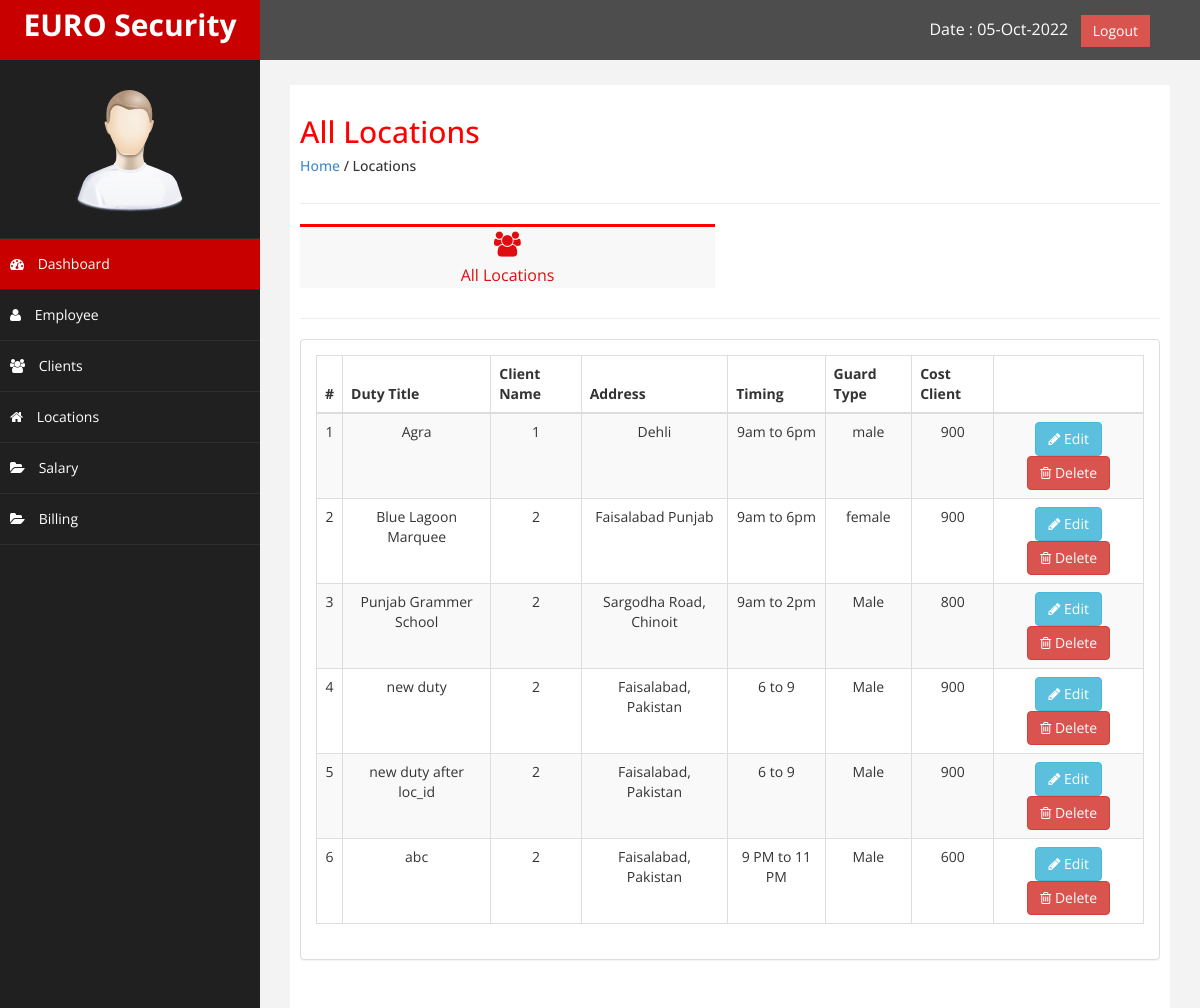
Page /locations.php (signed in) on the committed database.
### tables this page shows
CREATE TABLE `locations` (
  `loc_id` int(55) NOT NULL,
  `duty_title` varchar(255) NOT NULL,
  `client_id` int(55) NOT NULL,
  `duty_address` varchar(255) NOT NULL,
  `duty_timing` varchar(20) NOT NULL,
  `guard_type` varchar(20) NOT NULL,
  `cost_client` varchar(20) NOT NULL,
  `date_added` date NOT NULL
);

### locations.php (the view, shortened to what this page needs)
<?php
include('config.php');
include ('header.php');
include('sidebar.php');
?>
<div id="page-wrapper" >
	<div id="page-inner">
		<div class="row">
			<div class="col-md-12">
				<h2>All Locations</h2>
				<h5><a href="dashboard.php">Home</a> / Locations</h5>
			</div>
		</div>
		<hr />
		<div class="row">
			<div class="col-md-6 col-sm-6 col-xs-6">
				<a href="#" class="employee_button">
				<div class=" noti-box" style="text-align: center;">
						<i class="fa fa-users" style="font-size: 25px; padding-top: 5px;"></i>
						<p>All Locations</p>
				</div>
				</a>
			</div>
             <div class="col-md-6 col-sm-6 col-xs-6">
			</div>
		</div>
		<hr />
                <div class="row" >
                    <div class="col-md-12 col-sm-12 col-xs-12">
                    <div class="panel panel-default">
                        <div class="panel-body">
                            <div class="table-responsive">
                                <table class="table table-striped table-bordered table-hover text-center">
									<?php
	$page_rows = 10;
	$pagenum = 1;
	$limit = 'LIMIT ' .($pagenum - 1) * $page_rows .',' .$page_rows;
	$nquery=mysqli_query($connect,"SELECT * FROM `locations`  $limit");
$n = 0;
?>
                                    <thead>
                                        <tr class="text-center">
                                            <th>#</th>
                                            <th>Duty Title</th>
                                            <th>Client Name</th>
											 <th>Address</th>
											 <th>Timing</th>
											 <th>Guard Type</th>
											 <th>Cost Client</th>
											 <th> </th>
                                        </tr>
                                    </thead>
                                    <tbody>
										<?php
                                    while($crow = mysqli_fetch_array($nquery)){
										$n++;
                                    ?>
                                        <tr>
                                            <td><?php echo $n; ?></td>
                                            <td><?php echo $crow['duty_title']; ?></td>
                                            <td><?php echo $crow['client_id']; ?> </td>
											<td><?php echo $crow['duty_address']; ?></td>
                                            <td><?php echo $crow['duty_timing']; ?></td>
                                            <td><?php echo $crow['guard_type']; ?> </td>
											<td><?php echo $crow['cost_client']; ?> </td>
                                            <td><a href="location-details.php?loc_id=<?php echo $crow['loc_id'];?> & client_id=<?php echo $crow['client_id'];?>">
												<button class="btn btn-info"><i class="fa fa-pencil"></i> Edit</button>
												</a>
												<button class="btn btn-danger"><i class="fa fa-trash-o"></i> Delete</button>
                                        </tr>
                                      <?php
                                    }
                                ?>
                                    </tbody>
                                </table>
                            </div>
                        </div>
                    </div>
                    </div>
                </div>
    </div>
            </div>
<?php
include('footer.php');
?>

### css/custom.css (style rules this page uses)
body { font-family: 'Open Sans', sans-serif; }
#page-wrapper { padding: 15px 15px; min-height: 600px; background:#F3F3F3; }
#page-inner { width:100%; margin:10px 20px 10px 0px; background-color:#fff!important; padding:10px; min-height:1200px; }
.text-center { text-align:center; }
h2 { color: #f00; }
p { font-size:16px; line-height:25px; padding-top:5px; }
a { text-decoration: none; }
.noti-box { min-height: 40px; background: #F8F8F8; border-top: 3px solid #f00; }
.employee_button { text-decoration: none; color:#E00D10; }
@media (min-width:768px) { #page-wrapper { margin: 0 0 0 260px; padding: 15px 30px; min-height: 1200px; } }

### rows in the picture
locations: duty_title "Agra", client "1", duty_address "Dehli", duty_timing "9am to 6pm", guard_type "male", cost_client "900"
locations: duty_title "Blue Lagoon Marquee", client "2", duty_address "Faisalabad Punjab", duty_timing "9am to 6pm", guard_type "female", cost_client "900"
locations: duty_title "Punjab Grammer School", client "2", duty_address "Sargodha Road, Chinoit", duty_timing "9am to 2pm", guard_type "Male", cost_client "800"
locations: duty_title "new duty", client "2", duty_address "Faisalabad, Pakistan", duty_timing "6 to 9", guard_type "Male", cost_client "900"
locations: duty_title "new duty after loc_id", client "2", duty_address "Faisalabad, Pakistan", duty_timing "6 to 9", guard_type "Male", cost_client "900"
locations: duty_title "abc", client "2", duty_address "Faisalabad, Pakistan", duty_timing "9 PM to 11 PM", guard_type "Male", cost_client "600"
